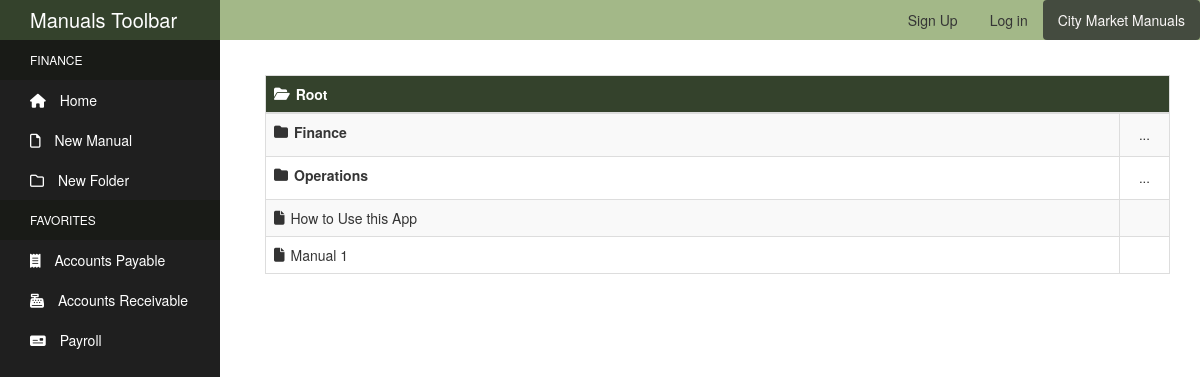
The app's page /, older data.
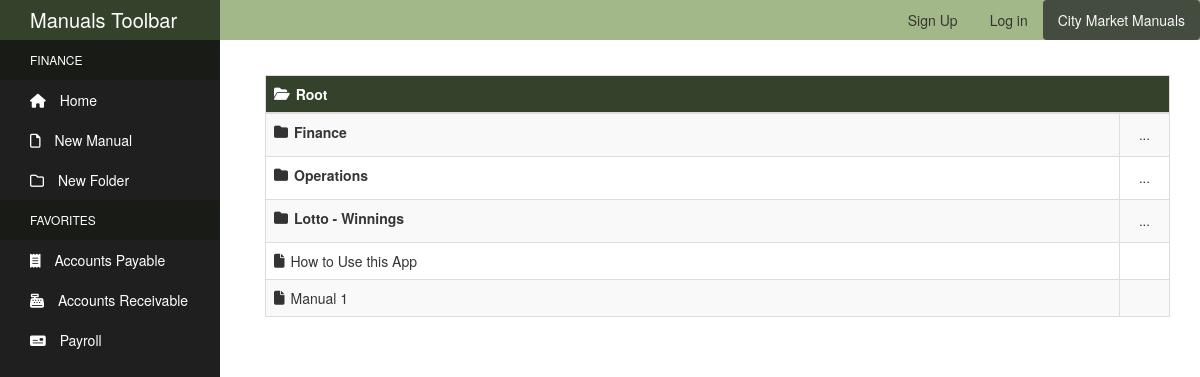
The same page, newer data.
### manuals/models.py (models this page shows, shortened)
class Directory(MPTTModel):
    name = models.CharField(max_length=50, unique=True)
    created_by = models.ForeignKey(User, null=True, on_delete=models.SET_NULL)
    parent = TreeForeignKey(
    'self',
    null=True,
    blank=True,
    related_name='children',
    on_delete=models.CASCADE
    )
    class MPTTMeta:
        order_insertion_by: ['name']
    class Meta:
        verbose_name = 'Directory'
        verbose_name_plural = 'Directories'

class Manual(models.Model):
    title = models.CharField(max_length=100)
    author = models.ForeignKey(User, null=True, on_delete=models.SET_NULL)
    content = models.TextField()
    tags = models.CharField(max_length=150)
    pub_date = models.DateTimeField('Date Published', auto_now_add=True)
    last_update = models.DateTimeField('Last Update', auto_now=True)
    is_archived = models.BooleanField(default=False)
    folder = TreeForeignKey(
    'Directory',
    default=1,
    related_name='manuals',
    on_delete=models.CASCADE
    )

### manuals/views.py (the view)
# urls.py: path('', views.index, name='index'),
def index(request):
    if request.method == 'GET':
        dir_id = int(request.GET.get('dir_id', default=1))
        current_folder = Directory.objects.get(pk=dir_id)
        children = current_folder.get_children()
        ancestors = current_folder.get_ancestors()
        manuals = current_folder.manuals.all()
        directories = {
            'directories': children,
            'current_folder': current_folder,
            'ancestors': ancestors,
            'manuals': manuals,
        }
        if request.is_ajax():
            return render(request, 'manuals/index_ajax.html', directories)
        else:
            return render(request, 'manuals/index.html', directories)

### manuals_site/my_processors/my_context.py (called while the page is built)
def custom_message_processor(request):
    messages = []
    uniq_messages = []
    for m in get_messages(request):
        if m.message not in messages:
            messages.append(m.message)
            uniq_messages.append(m)
    return {'messages': uniq_messages}

### manuals/templates/manuals/index.html (shortened to what this page needs)
{% extends "manuals/header.html" %}
{% block content %}
{% load static %}
{% load mptt_tags %}
    <div class="container-fluid" id="dir-table">
        {% include "manuals/index_ajax.html" %}
    </div>
{% endblock %}

### manuals/templates/manuals/index_ajax.html (shortened to what this page needs)
{% load static %}
{% load mptt_tags %}
<table class="table table-striped table-bordered table-hover">
    <thead class="thead-dark">
    <tr>
        <th colspan="2" scope="col" class="file-root" id="pk-{{ current_folder.id }}">
            <strong>{{ current_folder.name }}</strong>
        </th>
    </tr>
    </thead>
    <tbody>
    {% for directory in directories %}
        {% if not directory.name == "Root" %}
            <tr>
                <td class="file-folder col-main">
                    <strong><a class="folder" id="pk-{{ directory.id }}"  href="#">{{ directory.name }}</a></strong>
                </td>
                <td class="col-secondary">
                    <div class="folder-dropdown">
                        <a class="btn btn-sm btn-drop" href="#">...</a>
                    </div>
                </td>
            </tr>
        {% endif %}
    {% endfor %}
    {% for manual in manuals %}
        <tr>
            <td class="file-file"><a href="{% url 'manual-detail' manual.id %}">{{ manual.title }}</a></td>
            <td></td>
        </tr>
    {% endfor %}
    </tbody>
</table>

Row changes from the older to the newer data that the page shows:
added Directory: name "Lotto - Winnings"
